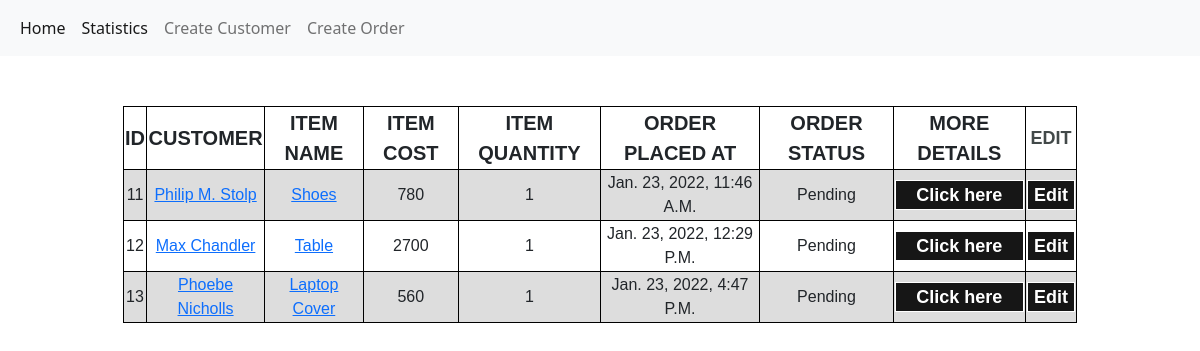
/app/pendingList/, run on an earlier commit of the app's database.
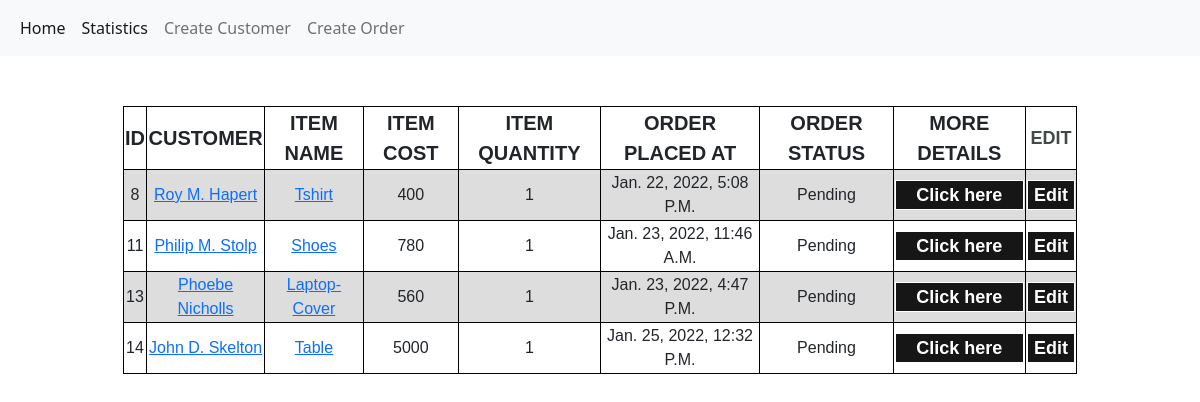
And on a later commit of the database.
### app/models.py (models this page shows, shortened)
class OrderDetails(models.Model):
    customer = models.ForeignKey(Customer, related_name="customer",on_delete=models.SET_DEFAULT, default="NA")
    item_name = models.CharField(max_length=200)
    item_cost = models.IntegerField()
    item_quantity = models.IntegerField()
    order_choices = (
    ('pending','pending'),
    ('dispatched', 'dispatched'),
    ('delivered','delivered'),
        )
    order_status = models.CharField(max_length=30, choices=order_choices, default='pending')
    date = models.DateTimeField(auto_now_add=True)

class Customer(models.Model):
    name = models.CharField(max_length=200)
    contact = PhoneNumberField()
    email = models.EmailField()
    address = models.CharField(max_length=300)
    city = models.CharField(max_length=50)
    state = models.CharField(max_length=50)
    date = models.DateTimeField(auto_now_add=True)
    def __str__(self):
        return self.name

### app/views.py (the view)
class PendingListView(TemplateView):
    template_name = "app/pendings.html"
    def get_context_data(self, **kwargs):
        context =  super().get_context_data(**kwargs)
        context['pendingList'] = OrderDetails.objects.filter(order_status="pending")
        return context

### templates/app/pendings.html
{% extends "base.html"%} {% block body_block %}
<div id="table-1">
    {% if pendingList %}
    <table class="customer-list-table-1">
        <tr class="list-tr">
          <th class="list-th">ID</th>
          <th class="list-th">CUSTOMER</th>
          <th class="list-th">ITEM NAME</th>
          <th class="list-th">ITEM COST</th>
          <th class="list-th">ITEM QUANTITY</th>
          <th class="list-th">ORDER PLACED AT</th>
          <th class="list-th">ORDER STATUS</th>
          <th class="list-th">MORE DETAILS</th>
          <th class="home-th">EDIT</th>
        </tr>
        {% for order in pendingList %}
        <tr class="list-tr">
          <td class="list-td">{{ order.id}}</td>
          <td class="list-td"><a href="{% url 'app:customerDetails' pk=order.customer.id %}">{{order.customer}}</a></td>
          <td class="list-td"><a href="{% url 'app:itemList' slug=order.item_name %}">{{order.item_name}}</a></td>
          <td class="list-td">{{order.item_cost}}</td>
          <td class="list-td">{{order.item_quantity}}</td>
          <td class="list-td">{{order.date}}</td>
          <td class="list-td">{{order.order_status}}</td>
          <td class="order-list-td"><a href="{% url 'app:orderDetails' pk=order.id %}"><button class="Edit-btn">Click here</button></a></td>
          <td class="list-td"><a href="{% url 'app:updateOrder' pk=order.id %}"><button class="Edit-btn">Edit</button></a></td>
        </tr>
        {% endfor %}
      </table>
      {% else %}
    <div>
        <h1 id="no-orders">NO ORDERS!!</h1>
    </div>
    {% endif %}
</div>
{% endblock %}

What changed in the data, as far as the page shows it:
no longer on this page (row edited): OrderDetails: id "12", customer "Max Chandler", item_name "Table", item_cost "2700", item_quantity "1", date "Jan. 23, 2022, 12:29 P.m.", order_status "Pending"
now on this page (row edited): OrderDetails: id "8", customer "Roy M. Hapert", item_name "Tshirt", item_cost "400", item_quantity "1", date "Jan. 22, 2022, 5:08 P.m.", order_status "Pending"
changed OrderDetails "Phoebe Nicholls": item_name "Laptop Cover" → "Laptop-Cover"
added OrderDetails: id "14", customer "John D. Skelton", item_name "Table", item_cost "5000", item_quantity "1", date "Jan. 25, 2022, 12:32 P.m.", order_status "Pending"
